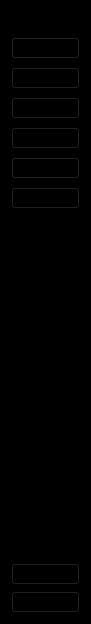
       <widget class="QWidget" name="icon_only" native="true">
        <property name="minimumSize">
         <size>
          <width>91</width>
          <height>0</height>
         </size>
        </property>
        <property name="maximumSize">
         <size>
          <width>91</width>
          <height>16777215</height>
         </size>
        </property>
        <property name="styleSheet">
         <string notr="true">background-color: rgb(0, 0, 0);</string>
        </property>
        <layout class="QVBoxLayout" name="verticalLayout">
         <property name="leftMargin">
          <number>11</number>
         </property>
         <property name="topMargin">
          <number>11</number>
         </property>
         <item>
          <layout class="QHBoxLayout" name="horizontalLayout">
           <item>
            <spacer name="horizontalSpacer">
             <property name="orientation">
              <enum>Qt::Horizontal</enum>
             </property>
             <property name="sizeHint" stdset="0">
              <size>
               <width>13</width>
               <height>20</height>
              </size>
             </property>
            </spacer>
           </item>
           <item>
            <widget class="QLabel" name="label_4">
             <property name="text">
              <string/>
             </property>
             <property name="pixmap">
              <pixmap resource="../Dashboard.qrc">:/Image/Icons/Logo.png</pixmap>
             </property>
             <property name="scaledContents">
              <bool>true</bool>
             </property>
            </widget>
           </item>
           <item>
            <spacer name="horizontalSpacer_2">
             <property name="orientation">
              <enum>Qt::Horizontal</enum>
             </property>
             <property name="sizeHint" stdset="0">
              <size>
               <width>18</width>
               <height>20</height>
              </size>
             </property>
            </spacer>
           </item>
          </layout>
         </item>
         <item>
          <layout class="QVBoxLayout" name="verticalLayout_4">
           <property name="spacing">
            <number>8</number>
           </property>
           <property name="topMargin">
            <number>0</number>
           </property>
           <item>
            <widget class="QPushButton" name="dash_1">
             <property name="styleSheet">
              <string notr="true">QPushButton:hover{
color:black;
background-color:white;
border-radius:3px;
}

QPushButton:checked{
background-color:white;
border-radius:3px;
color: rgb(0, 0, 0);
}</string>
             </property>
             <property name="text">
              <string/>
             </property>
             <property name="icon">
              <iconset resource="../Dashboard.qrc">
               <normaloff>:/Image/Icons/dashboard.png</normaloff>:/Image/Icons/dashboard.png</iconset>
             </property>
             <property name="iconSize">
              <size>
               <width>29</width>
               <height>29</height>
              </size>
             </property>
             <property name="checkable">
              <bool>true</bool>
             </property>
             <property name="autoExclusive">
              <bool>true</bool>
             </property>
            </widget>
           </item>
           <item>
            <widget class="QPushButton" name="host_1">
             <property name="styleSheet">
              <string notr="true">QPushButton:hover{
color:black;
background-color:white;
border-radius:3px;
}

QPushButton:checked{
background-color:white;
border-radius:3px;
color: rgb(0, 0, 0);
}</string>
             </property>
             <property name="text">
              <string/>
             </property>
             <property name="icon">
              <iconset resource="../Dashboard.qrc">
               <normaloff>:/Image/Icons/computer.png</normaloff>:/Image/Icons/computer.png</iconset>
             </property>
             <property name="iconSize">
              <size>
               <width>35</width>
               <height>29</height>
              </size>
             </property>
             <property name="checkable">
              <bool>true</bool>
             </property>
             <property name="autoExclusive">
              <bool>true</bool>
             </property>
            </widget>
           </item>
           <item>
            <widget class="QPushButton" name="email_1">
             <property name="styleSheet">
              <string notr="true">QPushButton:hover{
color:black;
background-color:white;
border-radius:3px;
}

QPushButton:checked{
background-color:white;
border-radius:3px;
color: rgb(0, 0, 0);
}</string>
             </property>
             <property name="text">
              <string/>
             </property>
             <property name="icon">
              <iconset resource="../Dashboard.qrc">
               <normaloff>:/Image/Icons/email.png</normaloff>:/Image/Icons/email.png</iconset>
             </property>
             <property name="iconSize">
              <size>
               <width>36</width>
               <height>35</height>
              </size>
             </property>
             <property name="checkable">
              <bool>true</bool>
             </property>
             <property name="autoExclusive">
              <bool>true</bool>
             </property>
            </widget>
           </item>
           <item>
            <widget class="QPushButton" name="packet_1">
             <property name="styleSheet">
              <string notr="true">QPushButton:hover{
color:black;
background-color:white;
border-radius:3px;
}

QPushButton:checked{
background-color:white;
border-radius:3px;
color: rgb(0, 0, 0);
}</string>
             </property>
             <property name="text">
              <string/>
             </property>
             <property name="icon">
              <iconset resource="../Dashboard.qrc">
               <normaloff>:/Image/Icons/data-packets.png</normaloff>:/Image/Icons/data-packets.png</iconset>
             </property>
             <property name="iconSize">
              <size>
               <width>35</width>
               <height>35</height>
              </size>
             </property>
             <property name="checkable">
              <bool>true</bool>
             </property>
             <property name="autoExclusive">
              <bool>true</bool>
             </property>
            </widget>
           </item>
           <item>
            <widget class="QPushButton" name="hiden_info_1">
             <property name="styleSheet">
              <string notr="true">QPushButton:hover{
color:black;
background-color:white;
border-radius:3px;
}
QPushButton:checked{
background-color:white;
border-radius:3px;
color: rgb(0, 0, 0);
}</string>
             </property>
             <property name="text">
              <string/>
             </property>
             <property name="icon">
              <iconset resource="../Dashboard.qrc">
               <normaloff>:/Image/Icons/eye.png</normaloff>:/Image/Icons/eye.png</iconset>
             </property>
             <property name="iconSize">
              <size>
               <width>30</width>
               <height>30</height>
              </size>
             </property>
             <property name="checkable">
              <bool>true</bool>
             </property>
             <property name="autoExclusive">
              <bool>true</bool>
             </property>
            </widget>
           </item>
           <item>
            <widget class="QPushButton" name="vulner_1">
             <property name="styleSheet">
              <string notr="true">QPushButton:hover{
color:black;
background-color:white;
border-radius:3px;
}
QPushButton:checked{
background-color:white;
border-radius:3px;
color: rgb(0, 0, 0);
}</string>
             </property>
             <property name="text">
              <string/>
             </property>
             <property name="icon">
              <iconset resource="../Dashboard.qrc">
               <normaloff>:/Image/Icons/internet.png</normaloff>:/Image/Icons/internet.png</iconset>
             </property>
             <property name="iconSize">
              <size>
               <width>30</width>
               <height>30</height>
              </size>
             </property>
             <property name="checkable">
              <bool>true</bool>
             </property>
             <property name="autoExclusive">
              <bool>true</bool>
             </property>
            </widget>
           </item>
          </layout>
         </item>
         <item>
          <spacer name="verticalSpacer">
           <property name="orientation">
            <enum>Qt::Vertical</enum>
           </property>
           <property name="sizeHint" stdset="0">
            <size>
             <width>20</width>
             <height>348</height>
            </size>
           </property>
          </spacer>
         </item>
         <item>
          <layout class="QVBoxLayout" name="verticalLayout_6">
           <item>
            <widget class="QPushButton" name="setting_1">
             <property name="styleSheet">
              <string notr="true">QPushButton:hover{
color:black;
background-color:white;
border-radius:3px;
}
QPushButton:checked{
background-color:white;
border-radius:3px;
color: rgb(0, 0, 0);
}</string>
             </property>
             <property name="text">
              <string/>
             </property>
             <property name="icon">
              <iconset resource="../Dashboard.qrc">
               <normaloff>:/Image/Icons/setting.png</normaloff>:/Image/Icons/setting.png</iconset>
             </property>
             <property name="iconSize">
              <size>
               <width>30</width>
               <height>30</height>
              </size>
             </property>
             <property name="checkable">
              <bool>true</bool>
             </property>
             <property name="autoExclusive">
              <bool>true</bool>
             </property>
            </widget>
           </item>
           <item>
            <widget class="QPushButton" name="logout_1">
             <property name="styleSheet">
              <string notr="true">QPushButton:hover{
color:black;
background-color:white;
border-radius:3px;
}</string>
             </property>
             <property name="text">
              <string/>
             </property>
             <property name="icon">
              <iconset resource="../Dashboard.qrc">
               <normaloff>:/Image/Icons/exit.png</normaloff>:/Image/Icons/exit.png</iconset>
             </property>
             <property name="iconSize">
              <size>
               <width>30</width>
               <height>30</height>
              </size>
             </property>
            </widget>
           </item>
          </layout>
         </item>
        </layout>
       </widget>
